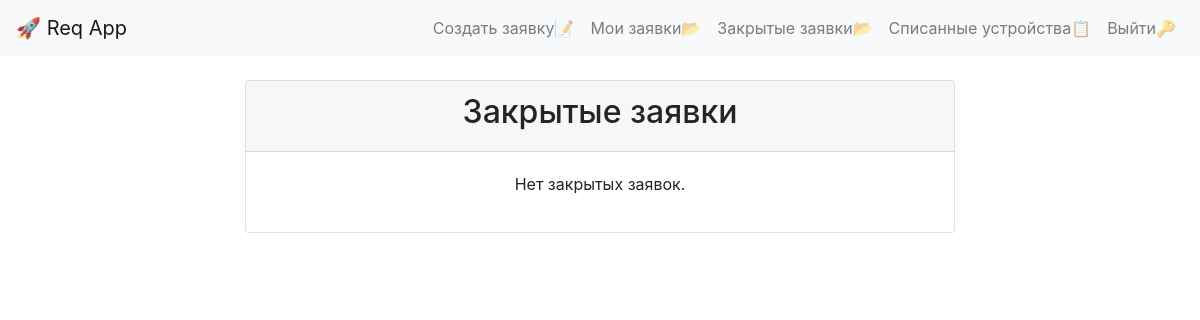
/closed_requests/ (signed in), run on an earlier commit of the app's database.
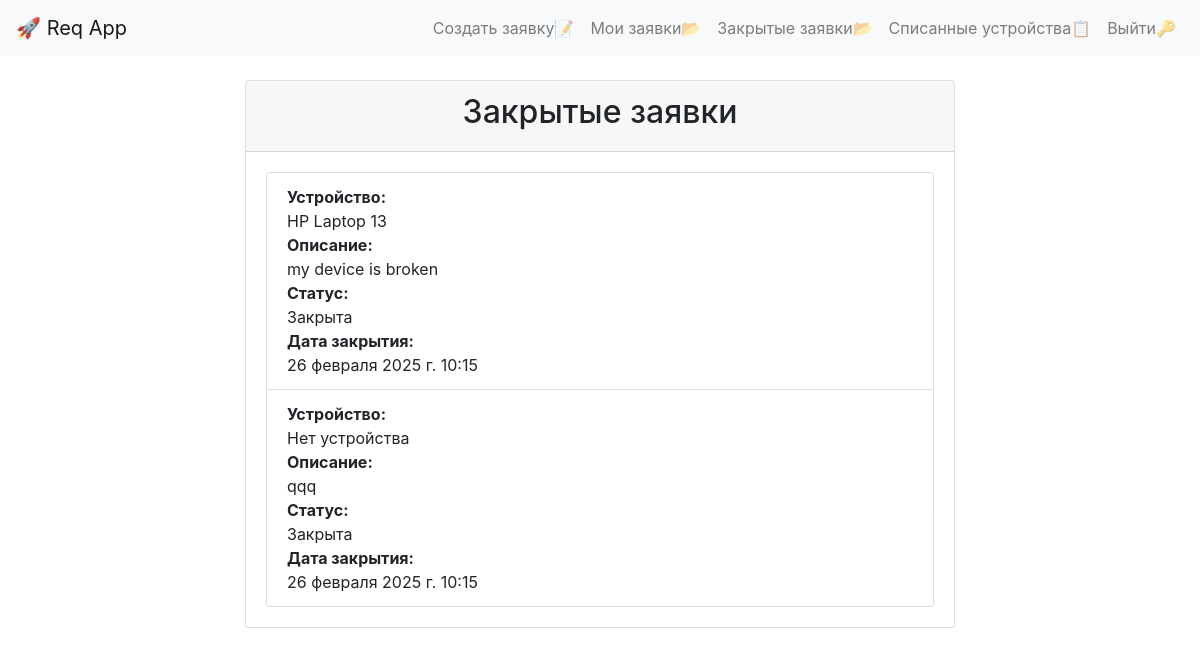
And on a later commit of the database.
### reqapp/models.py (models this page shows, shortened)
class ClosedRequest(models.Model):
    request = models.OneToOneField(Request, on_delete=models.CASCADE, related_name='closed_request')
    closed_at = models.DateTimeField(auto_now_add=True)

class Request(models.Model):
    STATUS_CHOICES = (
        ('open', 'Открыта'),
        ('in_progress', 'В процессе'),
        ('closed', 'Закрыта'),
    )
    user = models.ForeignKey(User, on_delete=models.CASCADE)
    device = models.ForeignKey(Device, on_delete=models.SET_NULL, blank=True, null=True)
    description = models.TextField()
    status = models.CharField(max_length=20, choices=STATUS_CHOICES, default='open')
    created_at = models.DateTimeField(auto_now_add=True)

class Device(models.Model):
    name = models.CharField(max_length=100)
    description = models.TextField(blank=True, null=True)
    category = models.ForeignKey(Category, on_delete=models.SET_NULL, blank=True, null=True, related_name='devices')
    code = models.CharField(max_length=100, blank=True, null=True, unique=True)
    audience = models.ForeignKey(Audience, on_delete=models.SET_NULL, blank=True, null=True, related_name='devices')
    equipment_number = models.CharField(max_length=50, unique=True, blank=True, null=True)
    purchase_date = models.DateField(blank=True, null=True)
    initial_cost = models.DecimalField(max_digits=12, decimal_places=2, blank=True, null=True)
    location = models.CharField(max_length=100, blank=True, null=True)
    residual_value = models.DecimalField(max_digits=12, decimal_places=2, blank=True, null=True)
    is_deleted = models.BooleanField(default=False)  # Флаг для удаления
    updated_at = models.DateTimeField(auto_now=True)

### reqapp/views.py (the view)
# urls.py: path('closed_requests/', closed_requests, name='closed_requests'),
def closed_requests(request):
    if not request.user.is_authenticated:
        return redirect('login')
    closed_requests = ClosedRequest.objects.filter(request__user=request.user).order_by('-closed_at')
    return render(request, 'closed_requests.html', {'closed_requests': closed_requests})

### reqapp/templates/closed_requests.html (shortened to what this page needs)
{% extends 'base.html' %}
{% block content %}
<div class="container">
    <div class="row justify-content-center">
        <div class="col-md-8">
            <div class="card">
                <div class="card-header text-center">
                    <h2>Закрытые заявки</h2>
                </div>
                <div class="card-body">
                    {% if closed_requests %}
                        <ul class="list-group">
                            {% for closed_request in closed_requests %}
                                <li class="list-group-item">
                                    <div class="d-flex flex-column">
                                        <strong>Устройство:</strong>
                                        {% if closed_request.request.device %}
                                            {{ closed_request.request.device.name }}
                                        {% else %}
                                            Нет устройства
                                        {% endif %}
                                        <strong>Описание:</strong>
                                        {{ closed_request.request.description }}
                                        <strong>Статус:</strong>
                                        {{ closed_request.request.get_status_display }}
                                        <strong>Дата закрытия:</strong>
                                        {{ closed_request.closed_at }}
                                    </div>
                                </li>
                            {% endfor %}
                        </ul>
                    {% else %}
                        <p class="text-center">Нет закрытых заявок.</p>
                    {% endif %}
                </div>
            </div>
        </div>
    </div>
</div>
{% endblock %}

What changed in the data, as far as the page shows it:
added ClosedRequest: request.device.name "HP Laptop 13", request.description "my device is broken", request.status "Закрыта", closed_at "26 февраля 2025 г. 10:15"
added ClosedRequest: shows "Нет устройства", request.description "qqq", request.status "Закрыта", closed_at "26 февраля 2025 г. 10:15"
Also different on the page:
text no longer shown: "Нет закрытых заявок."
